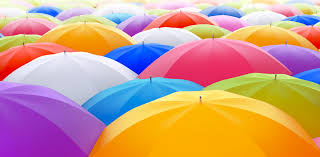
#> input picture images/redd.jpg, 320 x 157 px
$ python day2.py
#> lines starting #> are read from the running program, lines starting #| are printed output that depends on the picture
import cv2 as cv
import numpy as np
import matplotlib.pyplot as plt

img = cv.imread("../images/redd.jpg")
#> img is the input picture: shape (157, 320, 3); mean B, G, R 135.6, 155.7, 204
cv.imshow("img",img)

# Resizing
resize = cv.resize(img,None, fx=2, fy=2, interpolation=cv.INTER_CUBIC)
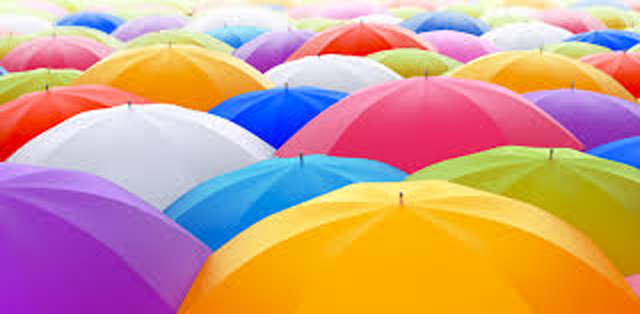
#> resize: shape (314, 640, 3); mean B, G, R 135.6, 155.7, 203.9
cv.imshow("resized image",resize)

#Flipping
flip = cv.flip(img, 0)    #0-vertical; 1-horizontal, -1- 180 degree
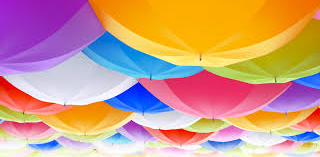
#> flip: shape (157, 320, 3); mean B, G, R 135.6, 155.7, 204
cv.imshow("flipped", flip)

#Rotating
def rotate(img, angle, rotPoint=None):
#> called with angle = 90
    (height, width) = img.shape[:2]
#> height = 157; width = 320

    if rotPoint is None:
        rotPoint = (width//2, height//2)
#> rotPoint = (160, 78)
    rotMat = cv.getRotationMatrix2D(rotPoint, angle,1.0)
#> rotMat = [[6.12e-17, 1, 82], [-1, 6.12e-17, 238]]
    dimensions = (width, height)
#> dimensions = (320, 157)
    return cv.warpAffine(img, rotMat, dimensions)
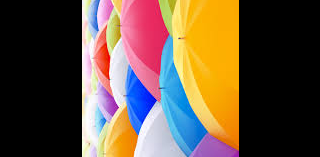
#> returned value: shape (157, 320, 3); mean of channels 0, 1, 2 65.1, 81, 100.2; drawn as B, G, R

rotated=rotate(img, 90)
rotate_rotate=rotate(rotated, -125)
#> call 2 of rotate, with angle = -125
#> in rotate (call 2), `return cv.warpAffine(img, rotMat, dimensions)`:
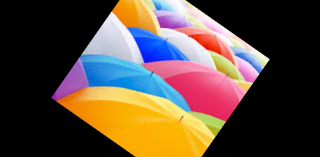
#> returned value: shape (157, 320, 3); mean of channels 0, 1, 2 61, 72.9, 90.3; drawn as B, G, R
cv.imshow("rotated90", rotated)
cv.imshow("rotated35", rotate_rotate)


cv.waitKey(0)
cv.destroyAllWindows()
